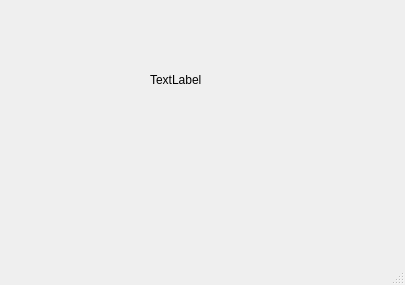
<?xml version="1.0" encoding="UTF-8"?>
<ui version="4.0">
 <class>MainWindow</class>
 <widget class="QMainWindow" name="MainWindow">
  <property name="geometry">
   <rect>
    <x>0</x>
    <y>0</y>
    <width>405</width>
    <height>285</height>
   </rect>
  </property>
  <property name="windowTitle">
   <string>MainWindow</string>
  </property>
  <widget class="QWidget" name="centralwidget">
   <widget class="QLabel" name="label">
    <property name="geometry">
     <rect>
      <x>150</x>
      <y>70</y>
      <width>62</width>
      <height>20</height>
     </rect>
    </property>
    <property name="text">
     <string>TextLabel</string>
    </property>
   </widget>
  </widget>
  <widget class="QMenuBar" name="menubar">
   <property name="geometry">
    <rect>
     <x>0</x>
     <y>0</y>
     <width>405</width>
     <height>25</height>
    </rect>
   </property>
  </widget>
  <widget class="QStatusBar" name="statusbar"/>
 </widget>
 <resources/>
 <connections/>
</ui>
